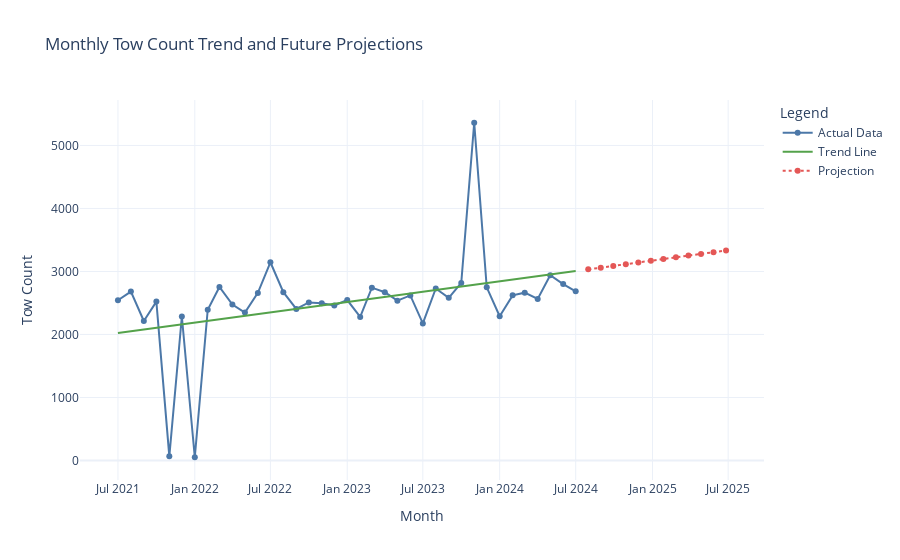

Notebook code cell kept with this figure:
### Code cell
fig = go.Figure()

# Add Actual Data
fig.add_trace(go.Scatter(
    x=monthly_tows['Month Start'],
    y=monthly_tows['Tow Count'],
    mode='markers+lines',
    name='Actual Data',
    marker=dict(color='#4c78a8'),
    line=dict(color='#4c78a8')
))

# Add Trend Line
fig.add_trace(go.Scatter(
    x=monthly_tows['Month Start'],
    y=model.predict(X),
    mode='lines',
    name='Trend Line',
    line=dict(color='#54a24b', dash='solid')
))

# Add Projections
fig.add_trace(go.Scatter(
    x=future_month_dates,
    y=future_predictions,
    mode='markers+lines',
    name='Projection',
    marker=dict(color='#e45756'),
    line=dict(color='#e45756', dash='dot')
))

# Customize layout
fig.update_layout(
    title='Monthly Tow Count Trend and Future Projections',
    xaxis_title='Month',
    yaxis_title='Tow Count',
    legend_title='Legend',
    template='plotly_white'
)

# Save and display the graph
fig.write_html("tow_projections_interactive.html")
fig.show()

### Figure 1 — Plotly figure (JSON) as saved in the notebook; plotly's stock layout.template omitted (floating-point values rounded to 4 significant figures)
{"data": [{"line": {"color": "#4c78a8"}, "marker": {"color": "#4c78a8"}, "mode": "markers+lines", "name": "Actual Data", "type": "scatter", "x": ["2021-07-01T00:00:00", "2021-08-01T00:00:00", "2021-09-01T00:00:00", "2021-10-01T00:00:00", "2021-11-01T00:00:00", "2021-12-01T00:00:00", "2022-01-01T00:00:00", "2022-02-01T00:00:00", "2022-03-01T00:00:00", "2022-04-01T00:00:00", "2022-05-01T00:00:00", "2022-06-01T00:00:00", "2022-07-01T00:00:00", "2022-08-01T00:00:00", "2022-09-01T00:00:00", "2022-10-01T00:00:00", "2022-11-01T00:00:00", "2022-12-01T00:00:00", "2023-01-01T00:00:00", "2023-02-01T00:00:00", "2023-03-01T00:00:00", "2023-04-01T00:00:00", "2023-05-01T00:00:00", "2023-06-01T00:00:00", "2023-07-01T00:00:00", "2023-08-01T00:00:00", "2023-09-01T00:00:00", "2023-10-01T00:00:00", "2023-11-01T00:00:00", "2023-12-01T00:00:00", "2024-01-01T00:00:00", "2024-02-01T00:00:00", "2024-03-01T00:00:00", "2024-04-01T00:00:00", "2024-05-01T00:00:00", "2024-06-01T00:00:00", "2024-07-01T00:00:00"], "y": [2544, 2681, 2214, 2522, 67, 2285, 52, 2393, 2754, 2475, 2348, 2660, 3146, 2671, 2406, 2508, 2496, 2461, 2547, 2278, 2743, 2671, 2537, 2620, 2176, 2730, 2582, 2818, 5360, 2749, 2290, 2621, 2664, 2564, 2941, 2800, 2685]}, {"line": {"color": "#54a24b", "dash": "solid"}, "mode": "lines", "name": "Trend Line", "type": "scatter", "x": ["2021-07-01T00:00:00", "2021-08-01T00:00:00", "2021-09-01T00:00:00", "2021-10-01T00:00:00", "2021-11-01T00:00:00", "2021-12-01T00:00:00", "2022-01-01T00:00:00", "2022-02-01T00:00:00", "2022-03-01T00:00:00", "2022-04-01T00:00:00", "2022-05-01T00:00:00", "2022-06-01T00:00:00", "2022-07-01T00:00:00", "2022-08-01T00:00:00", "2022-09-01T00:00:00", "2022-10-01T00:00:00", "2022-11-01T00:00:00", "2022-12-01T00:00:00", "2023-01-01T00:00:00", "2023-02-01T00:00:00", "2023-03-01T00:00:00", "2023-04-01T00:00:00", "2023-05-01T00:00:00", "2023-06-01T00:00:00", "2023-07-01T00:00:00", "2023-08-01T00:00:00", "2023-09-01T00:00:00", "2023-10-01T00:00:00", "2023-11-01T00:00:00", "2023-12-01T00:00:00", "2024-01-01T00:00:00", "2024-02-01T00:00:00", "2024-03-01T00:00:00", "2024-04-01T00:00:00", "2024-05-01T00:00:00", "2024-06-01T00:00:00", "2024-07-01T00:00:00"], "y": [2024.0, 2051.0, 2079.0, 2106.0, 2133.0, 2160.0, 2188.0, 2215.0, 2242.0, 2270.0, 2297.0, 2324.0, 2351.0, 2379.0, 2406.0, 2433.0, 2461.0, 2488.0, 2515.0, 2542.0, 2570.0, 2597.0, 2624.0, 2652.0, 2679.0, 2706.0, 2733.0, 2761.0, 2788.0, 2815.0, 2843.0, 2870.0, 2897.0, 2924.0, 2952.0, 2979.0, 3006.0]}, {"line": {"color": "#e45756", "dash": "dot"}, "marker": {"color": "#e45756"}, "mode": "markers+lines", "name": "Projection", "type": "scatter", "x": ["2024-07-31T00:00:00", "2024-08-30T00:00:00", "2024-09-29T00:00:00", "2024-10-29T00:00:00", "2024-11-28T00:00:00", "2024-12-28T00:00:00", "2025-01-27T00:00:00", "2025-02-26T00:00:00", "2025-03-28T00:00:00", "2025-04-27T00:00:00", "2025-05-27T00:00:00", "2025-06-26T00:00:00"], "y": [3033.0, 3061.0, 3088.0, 3115.0, 3143.0, 3170.0, 3197.0, 3224.0, 3252.0, 3279.0, 3306.0, 3334.0]}], "layout": {"legend": {"title": {"text": "Legend"}}, "title": {"text": "Monthly Tow Count Trend and Future Projections"}, "xaxis": {"title": {"text": "Month"}}, "yaxis": {"title": {"text": "Tow Count"}}}}
